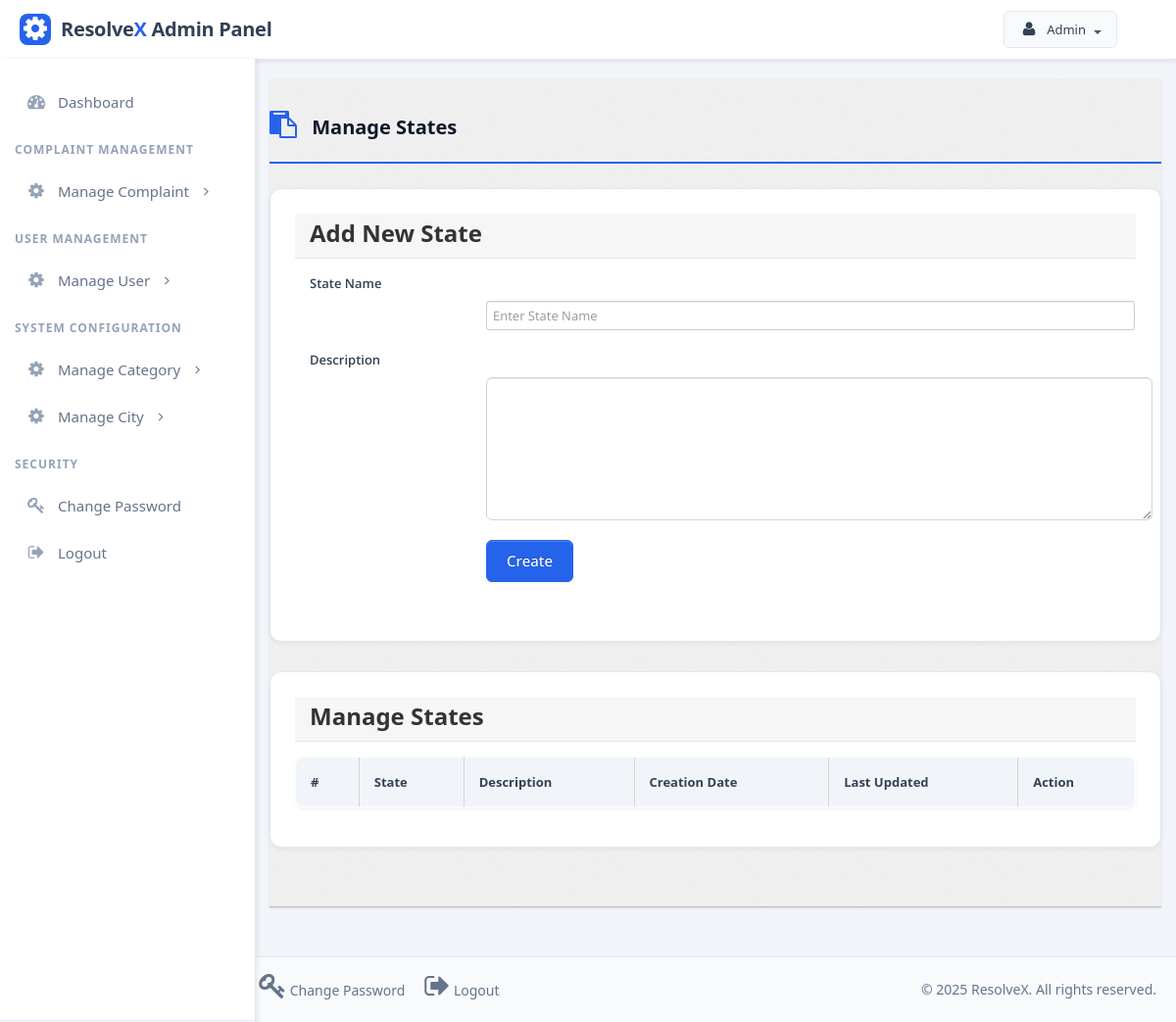
The app's page /admin/state.php (signed in), older data.
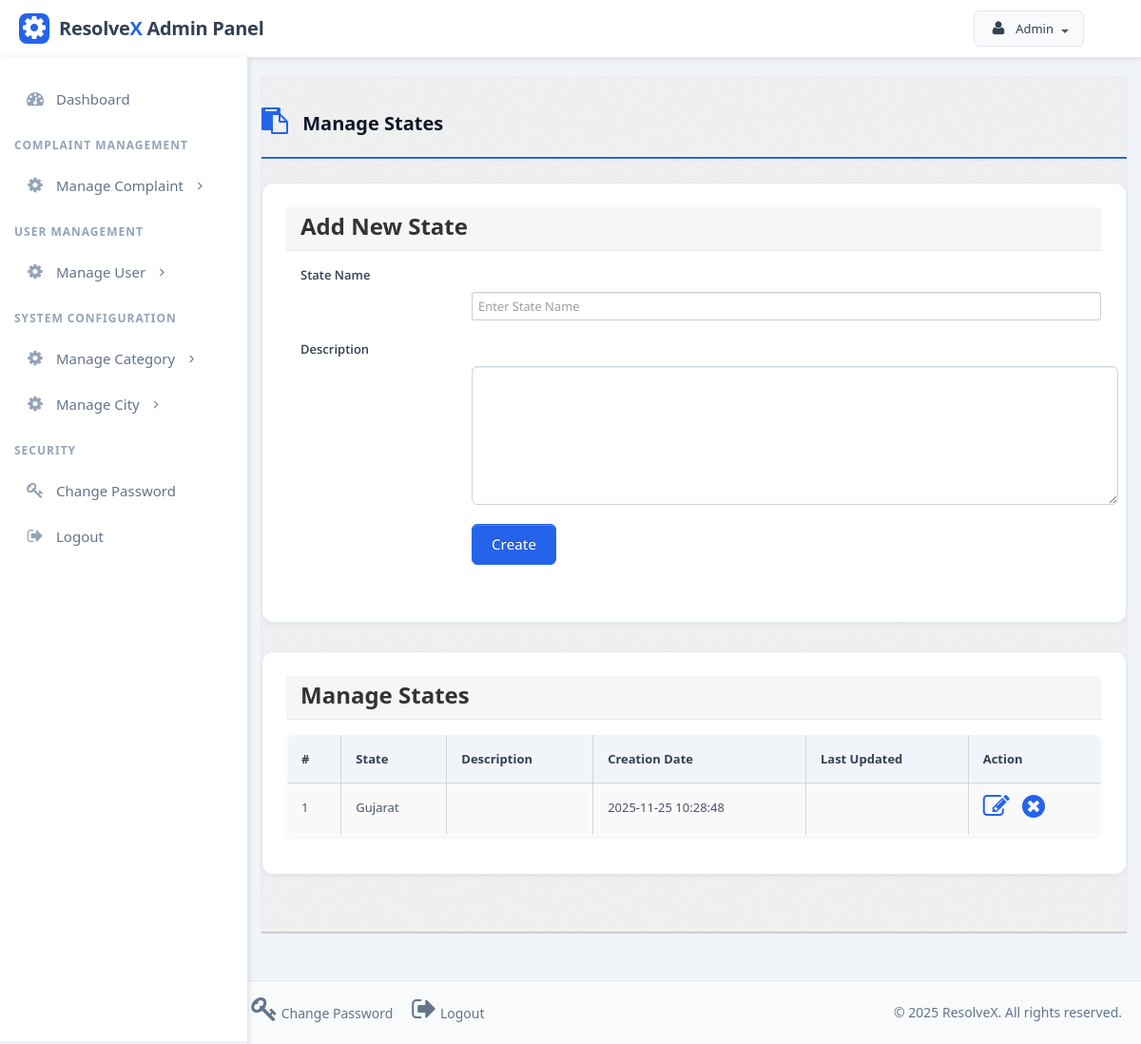
The same page, newer data.
### tables this page shows
CREATE TABLE `state` (
  `id` int(11) NOT NULL,
  `stateName` varchar(255) NOT NULL,
  `stateDescription` tinytext NOT NULL,
  `postingDate` timestamp NOT NULL DEFAULT current_timestamp(),
  `updationDate` varchar(255) NOT NULL
);

### admin/state.php (the view, shortened to what this page needs)
<?php
include('../config/config.php');
if (strlen($_SESSION['alogin']) == 0) {
	header('location:index.php');
} else {
	?>
	<!DOCTYPE html>
	<html lang="en">
	<head>
		<link type="text/css" href="bootstrap/css/bootstrap.min.css" rel="stylesheet">
		<link type="text/css" href="bootstrap/css/bootstrap-responsive.min.css" rel="stylesheet">
		<link type="text/css" href="../assets/css/theme.css" rel="stylesheet">
		<link type="text/css" href="../assets/icons/css/font-awesome.css" rel="stylesheet">
	</head>
	<body>
		<section id="container">
			<?php include('include/header.php'); ?>
			<?php include('include/sidebar.php'); ?>
			<section id="main-content">
				<section class="wrapper">
					<h3 class="header-title"><i class="icon-paste"></i> Manage States</h3>
					<div class="module">
						<div class="module-head">
							<h3>Add New State</h3>
						</div>
						<div class="module-body">
							<form class="form-horizontal row-fluid" name="Category" method="post">
								<div class="form-group">
									<label class="form-label" for="basicinput">State Name</label>
									<div class="controls">
										<input type="text" placeholder="Enter State Name" name="state" class="form-control"
											required>
									</div>
								</div>
								<div class="form-group">
									<label class="form-label" for="basicinput">Description</label>
									<div class="controls">
										<textarea class="form-control form-textarea" name="description" rows="5"></textarea>
									</div>
								</div>
								<div class="form-group">
									<div class="controls">
										<button type="submit" name="submit" class="btn btn-primary">Create</button>
									</div>
								</div>
							</form>
						</div>
					</div>
					<div class="module">
						<div class="module-head">
							<h3>Manage States</h3>
						</div>
						<div class="module-body table">
							<table cellpadding="0" cellspacing="0" border="0"
								class="datatable-1 table table-bordered table-striped display" width="100%">
								<thead>
									<tr>
										<th>#</th>
										<th>State</th>
										<th>Description</th>
										<th>Creation Date</th>
										<th>Last Updated</th>
										<th>Action</th>
									</tr>
								</thead>
								<tbody>
									<?php
									$query = mysqli_query($bd, "select * from state");
									$cnt = 1;
									while ($row = mysqli_fetch_array($query)) {
										?>
										<tr>
											<td><?php echo htmlentities($cnt); ?></td>
											<td><?php echo htmlentities($row['stateName']); ?></td>
											<td><?php echo htmlentities($row['stateDescription']); ?></td>
											<td><?php echo htmlentities($row['postingDate']); ?></td>
											<td><?php echo htmlentities($row['updationDate']); ?></td>
											<td class="action-icons">
												<a href="edit-state.php?id=<?php echo $row['id'] ?>" title="Edit"><i
														class="icon-edit"></i></a>
												<a href="state.php?id=<?php echo $row['id'] ?>&del=delete"
													onClick="return confirm('Are you sure you want to delete?')"
													title="Delete"><i class="icon-remove-sign"></i></a>
											</td>
										</tr>
										<?php $cnt = $cnt + 1;
									} ?>
								</tbody>
							</table>
						</div>
					</div>
				</section>
			</section>
		</section>
		<?php include('include/footer.php'); ?>
	</body>
<?php } ?>

Row changes from the older to the newer data that the page shows:
added state: stateName "Gujarat", postingDate "2025-11-25 10:28:48"
